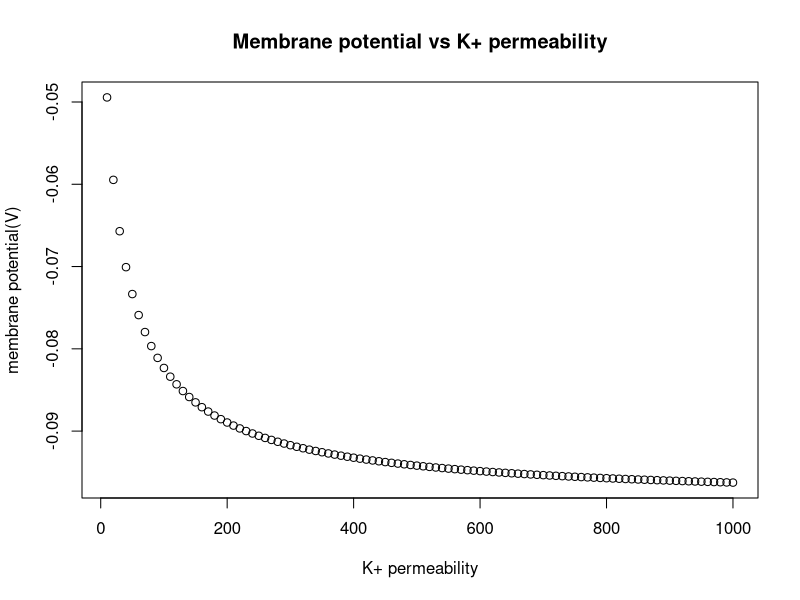
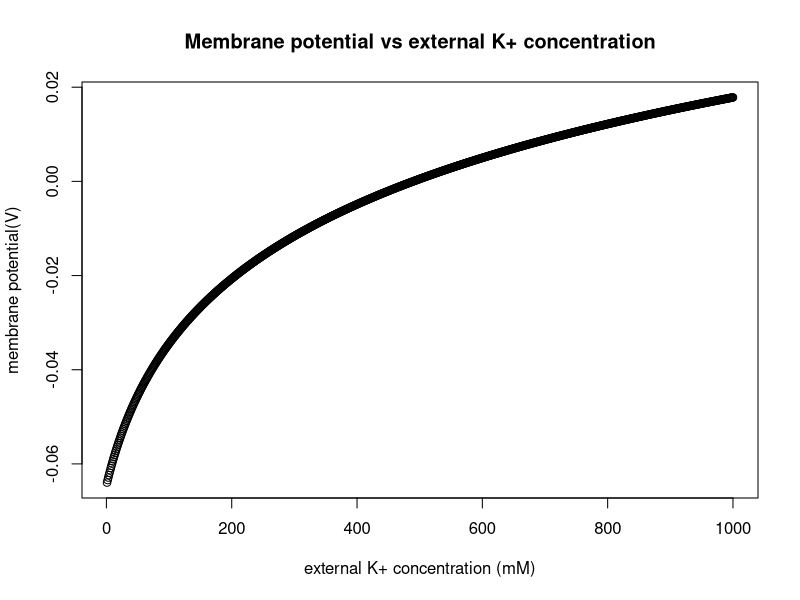
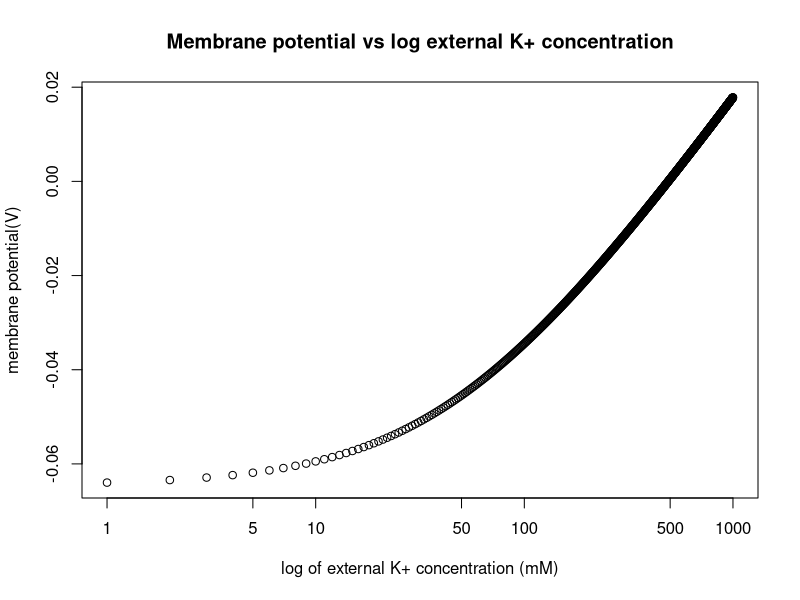
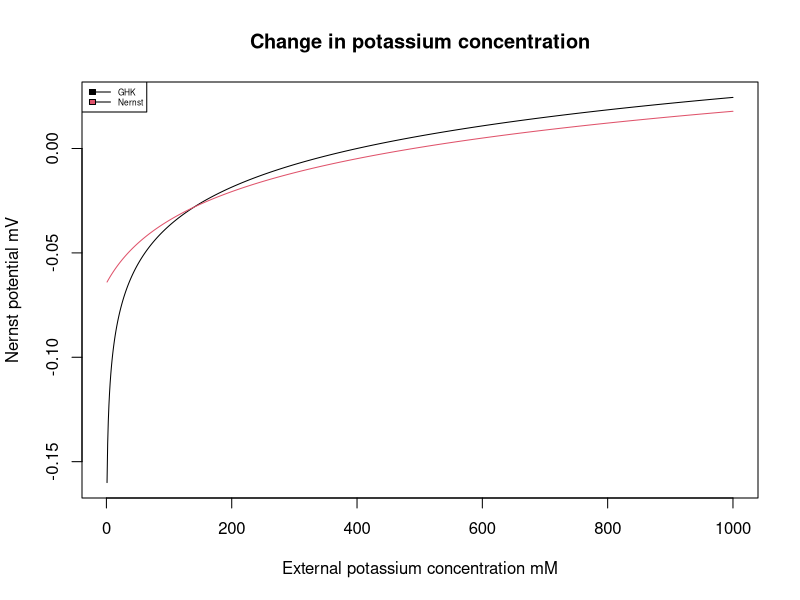
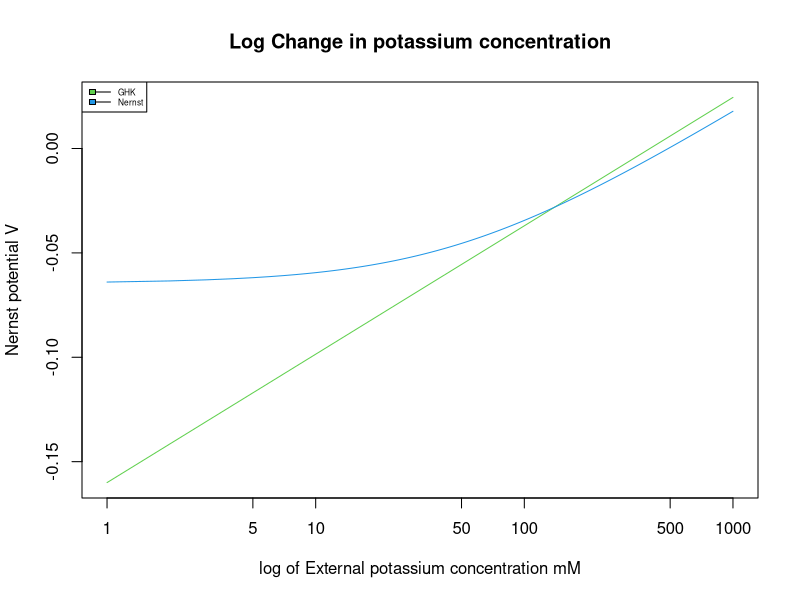

Reproduce these figures in R, in order.
## ---- chunk 1

R <- 8.314
Fa <- 96500
Temp <- 310
  
ghk <- function(PNa, PK, PCl, Na0, K0, Cl0, Nai, Ki, Cli){
  Erev <- ((R*Temp)/Fa)*log((((PNa*Na0)+(PK*K0)+(PCl*Cli))/((PNa*Nai)+(PK*Ki)+(PCl*Cl0))))
  return(Erev)
}
ghk(100,20,5,460,10,540,50,400,100)


#8. The membrane potential became more positive from -0.0594654 V to 0.02911415 V -- it is is depolarized compared to the resting potential. When sodium permeability increases, we get more sodium ions flowing across the concentration gradient from outside the cell to inside --> more positive because there will be more positive particles in the cell, making the membrane potential more positive than before and more closer to sodium's equilibrium potential.
## ---- chunk 2

R <- 8.314
Fa <- 96500
Temp <- 310
  
ghk <- function(PNa, PK, PCl, Na0, K0, Cl0, Nai, Ki, Cli){
  Erev <- ((R*Temp)/Fa)*log((((PNa*Na0)+(PK*K0)+(PCl*Cli))/((PNa*Nai)+(PK*Ki)+(PCl*Cl0))))
  return(Erev)
}
ghk(1,100,5,460,10,540,50,400,100)


#9. This afterhyperpolarization potential is more negative than the resting membrane potential. It is more hyperpolarized, going from -0.0594654 to -0.08232597 V. As potassium permeability increases, potassium ions will flow along the concentration gradient from inside to outside the cell, resulting in a more negative membrane potential.

## ---- chunk 3
Kperm <- seq(10,1000,10)
ghk(1,Kperm,5,460,10,540,50,400,100)
mempot <- ghk(1,Kperm,5,460,10,540,50,400,100)
plot(Kperm, mempot, xlab="K+ permeability", ylab="membrane potential(V)", main="Membrane potential vs K+ permeability")


#10. The membrane potential decreases as K+ permeability is increased, and the rate of change decreases and seems to approach -0.097 V. The rate of change in membrane potential also decreases as K+ permeability increases.

#11. Given that the nernst potential for K+ is -98.523 mV, we can observe that the membrane potential is slowly reaching the equilibrium potential as it approaches -0.097 V. 
## ---- chunk 4
R <- 8.314
Fa <- 96500
Temp <- 310
  
ghk <- function(PNa, PK, PCl, Na0, K0, Cl0, Nai, Ki, Cli){
  Erev <- ((R*Temp)/Fa)*log((((PNa*Na0)+(PK*K0)+(PCl*Cli))/((PNa*Nai)+(PK*Ki)+(PCl*Cl0))))
  return(Erev)
}
ghk(100,81,5,460,10,540,50,400,100)


#12. It becomes more positive / it is more depolarized. It went from -0.0594654 to 0.004416075. It is because the Nernst potential for K+ is more similar to resting membrane potential (both are more negative) compared to Na+ which is farther and much more postiive so that when Na+ becomes more permeable, it has a larger effect and will still make the membrane potential more positive.


## ---- chunk 5

extKconc <- seq(1,1000,1)

R <- 8.314
Fa <- 96500
Temp <- 310
  
ghk <- function(PNa, PK, PCl, Na0, K0, Cl0, Nai, Ki, Cli){
  Erev <- ((R*Temp)/Fa)*log((((PNa*Na0)+(PK*K0)+(PCl*Cli))/((PNa*Nai)+(PK*Ki)+(PCl*Cl0))))
  return(Erev)
}
ghk(1,20,5,460,extKconc,540,50,400,100)
mempot <- ghk(1,20,5,460,extKconc,540,50,400,100)



plot(extKconc, mempot, xlab="external K+ concentration (mM)", ylab="membrane potential(V)", main="Membrane potential vs external K+ concentration")

plot(extKconc, mempot, xlab="log of external K+ concentration (mM)", log="x",ylab="membrane potential(V)", main="Membrane potential vs log external K+ concentration")


#13. The first graph is increasing at a decreasing rate. The second is also increasing as K+ external concentration increases. The membrane potential generally increases as you increase external K+ concentration -- there are more K+ ions trying to diffuse across the membrane to the inside, which would make it more positive. When external K+ is decreased, membrane potential generally decreases as not that many K+ ions are trying to diffuse through the membrane. When K+ is decreased 10 fold from 1000mM to mM, the membrane potential decreases from about 0.02 V to -0.04. From 10 mM to 1 mM, it decreases from about -0.06 to around -0.02. External K+ concentration increases --> Concentration gradient for K+ decreases --> equilibrium potential of K+ not pulling the membrane potential closer to negative anymore --> membrane potential increases --> positive direction

## ---- chunk 6

#14. The Nernst equation just involves one ion while the GHK equation involves all 3 ions. GHK equation involves permeability as well.

R <- 8.314
Fa <- 96500
Temp <- 310
  
nernst <- function(K0, Ki){
  Ek <- ((R*Temp)/Fa)*log(K0/Ki)
  return(Ek)
}
extKconc <- seq(1,1000,1)
nernst(extKconc, 400)
nmempot <- nernst(extKconc, 400)

plot(extKconc, nmempot, xlab="External potassium concentration mM", ylab="Nernst potential mV", main="Change in potassium concentration", type="l",col=c(1))
points(extKconc, mempot, xlab="external K+ concentration (mM)",ylab="membrane potential(V)", main="Membrane potential vs  external K+ concentration", type="l",col=c(2))
legend("topleft",legend=c("GHK","Nernst"),fill=c(1,2), lwd=1, cex = 0.5)


#log
plot(extKconc, nmempot, xlab="log of External potassium concentration mM", ylab="Nernst potential V", log="x",main="Log Change in potassium concentration", type="l",col=c(3))
points(extKconc, mempot, xlab="log of external K+ concentration (mM)",ylab="membrane potential(V)", log="x",main="Membrane potential vs log external K+ concentration", type="l",col=c(4))
legend("topleft",legend=c("GHK","Nernst"),fill=c(3,4), lwd=1, cex = 0.5)

#15. Both membrane potential and nernst potential are increasing with increasing K+ external concentration. At low k+ concentrations the membrane potential deviates from Nernst potential b/c once K+ is low enough, the other ions may impact membrane potential more than K+.

